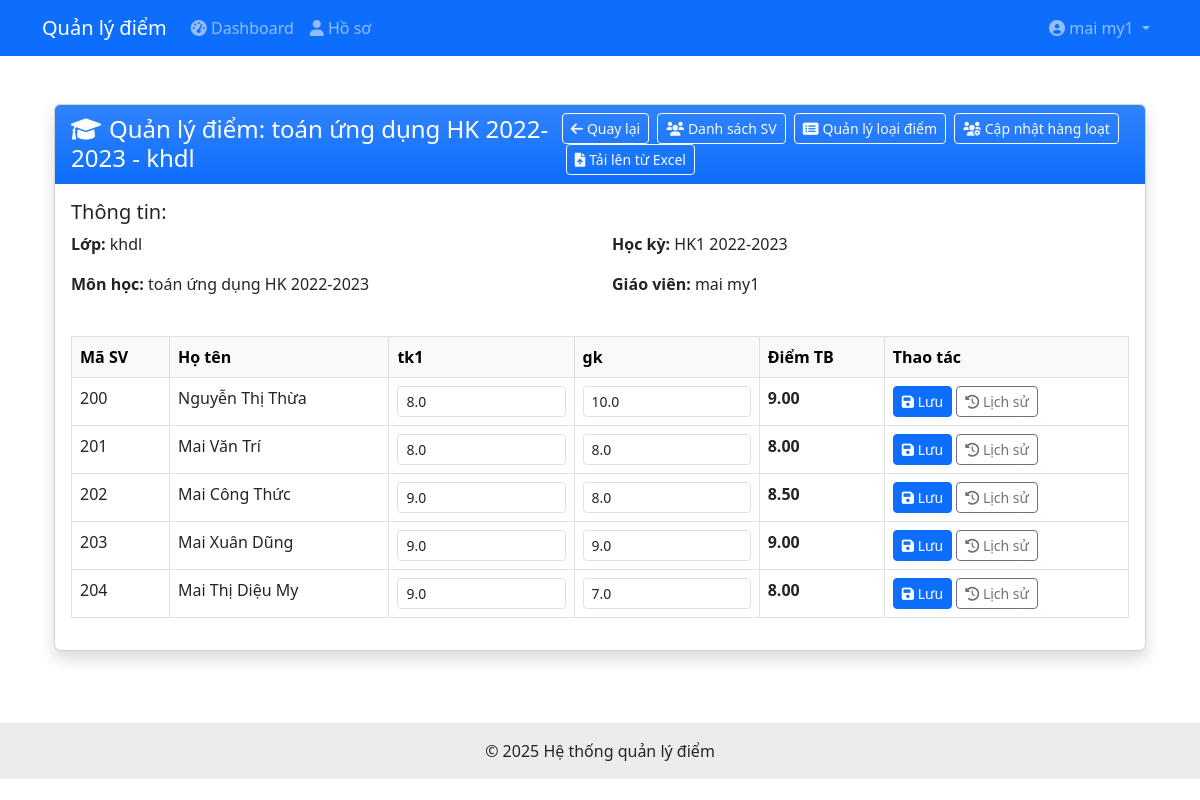
Screenshot of /teacher/assignments/1/grades/ (signed in) with the database file from the repository.
### core/models.py (models this page shows, shortened)
class TeacherAssignment(models.Model):
    teacher = models.ForeignKey(Teacher, on_delete=models.CASCADE)
    subject = models.ForeignKey(Subject, on_delete=models.CASCADE)
    classroom = models.ForeignKey(ClassRoom, on_delete=models.CASCADE)
    semester = models.ForeignKey(Semester, on_delete=models.CASCADE)
    class Meta:
        unique_together = ('teacher', 'subject', 'classroom', 'semester')

class Subject(models.Model):
    name = models.CharField(max_length=100)

class ClassRoom(models.Model):
    class_code = models.CharField(max_length=10)
    name = models.CharField(max_length=100)

class Semester(models.Model):
    name = models.CharField(max_length=50)  # e.g., "HK1 2022-2023"
    start_date = models.DateField()
    end_date = models.DateField()
    is_active = models.BooleanField(default=True)

class Teacher(models.Model):
    user = models.OneToOneField(User, on_delete=models.CASCADE)
    phone = models.CharField(max_length=15, blank=True, null=True)
    date_of_birth = models.DateField(blank=True, null=True)
    address = models.TextField(blank=True, null=True)
    is_active = models.BooleanField(default=True)

class GradeType(models.Model):
    name = models.CharField(max_length=50)  # e.g., "Điểm miệng", "Điểm 15p", "Điểm thi"

class Student(models.Model):
    student_id = models.CharField(max_length=20, unique=True)
    name = models.CharField(max_length=100)
    classroom = models.ForeignKey(ClassRoom, on_delete=models.CASCADE)

### core/views.py (the view)
# urls.py: path('teacher/assignments/<int:assignment_id>/grades/', views.class_grades, name='class_grades'),
@login_required
@user_passes_test(is_teacher)
def class_grades(request, assignment_id):
    assignment = get_object_or_404(TeacherAssignment, id=assignment_id)
    if request.user.teacher != assignment.teacher:
        messages.error(request, 'Bạn không có quyền truy cập vào trang này.')
        return redirect('teacher_dashboard')
    students = Student.objects.filter(classroom=assignment.classroom).order_by('student_id')
    grade_types = GradeType.objects.all().order_by('id')
    student_grades = {}
    for student in students:
        student_grades[student.id] = {
            'student': student,
            'grades': {}
        }
        for grade_type in grade_types:
            student_grades[student.id]['grades'][grade_type.id] = {
                'id': None,
                'value': None,
                'created_at': None,
                'updated_at': None
            }
    grades = Grade.objects.filter(
        teacher_assignment=assignment
    ).select_related('student', 'grade_type')
    for grade in grades:
        if grade.student_id in student_grades and grade.grade_type_id in student_grades[grade.student_id]['grades']:
            grade_value = str(grade.value) if grade.value is not None else ''
            student_grades[grade.student_id]['grades'][grade.grade_type_id] = {
                'id': grade.id,
                'value': grade_value,
                'created_at': grade.created_at,
                'updated_at': grade.updated_at
            }
    upload_form = GradeUploadForm()
    context = {
        'assignment': assignment,
        'students': students,
        'grade_types': grade_types,
        'student_grades': student_grades,
        'upload_form': upload_form,
    }
    return render(request, 'core/teacher/class_grades.html', context)

### core/forms.py
class GradeUploadForm(forms.Form):
    excel_file = forms.FileField(
        label='Chọn file Excel',
        widget=forms.FileInput(attrs={'class': 'form-control', 'accept': '.xlsx, .xls'})
    )
    grade_type = forms.ModelChoiceField(
        queryset=GradeType.objects.all(),
        label='Loại điểm',
        required=False,
        widget=forms.Select(attrs={'class': 'form-control'})
    )

### core/templatetags/custom_filters.py (called while the page is built)
@register.filter
def get_item(dictionary, key):
    if dictionary is None:
        return None
    try:
        result = dictionary.get(key)
        return result
    except Exception as e:
        logger.error(f"Error in get_item filter: {e}, dictionary: {type(dictionary)}, key: {key}")
        return None

@register.filter
def default_if_none(value, default=""):
    if value is None:
        return default
    return value

### core/views.py (called while the page is built)
def is_teacher(user):
    return hasattr(user, 'teacher')

### templates/core/teacher/class_grades.html (shortened to what this page needs)
{% extends 'base.html' %}
{% load custom_filters %}
{% block content %}
<div class="container py-4">
    <div class="card shadow">
        <div class="card-header bg-primary bg-gradient text-white d-flex justify-content-between align-items-center">
            <h4 class="mb-0">
                <i class="fas fa-graduation-cap me-2"></i>Quản lý điểm: {{ assignment.subject.name }} - {{ assignment.classroom.name }}
            </h4>
            <div>
                <a href="{% url 'teacher_dashboard' %}" class="btn btn-outline-light btn-sm">
                    <i class="fas fa-arrow-left me-1"></i>Quay lại
                </a>
                <a href="{% url 'teacher_class_students' assignment.id %}" class="btn btn-outline-light btn-sm ms-1">
                    <i class="fas fa-users me-1"></i>Danh sách SV
                </a>
                <a href="{% url 'manage_grade_types' assignment.id %}" class="btn btn-outline-light btn-sm ms-1">
                    <i class="fas fa-list-alt me-1"></i>Quản lý loại điểm
                </a>
                <a href="{% url 'bulk_update_grades' assignment.id %}" class="btn btn-outline-light btn-sm ms-1">
                    <i class="fas fa-users-cog me-1"></i>Cập nhật hàng loạt
                </a>
                <a href="{% url 'upload_grades' assignment.id %}" class="btn btn-outline-light btn-sm ms-1">
                    <i class="fas fa-file-upload me-1"></i>Tải lên từ Excel
                </a>
            </div>
        </div>
        <div class="card-body">
            <div class="mb-4">
                <h5>Thông tin:</h5>
                <div class="row">
                    <div class="col-md-6">
                        <p><strong>Lớp:</strong> {{ assignment.classroom.name }}</p>
                        <p><strong>Môn học:</strong> {{ assignment.subject.name }}</p>
                    </div>
                    <div class="col-md-6">
                        <p><strong>Học kỳ:</strong> {{ assignment.semester.name }}</p>
                        <p><strong>Giáo viên:</strong> {{ assignment.teacher.user.get_full_name }}</p>
                    </div>
                </div>
            </div>
            {% if students %}
                <div class="table-responsive">
                    <table class="table table-hover table-bordered">
                        <thead class="table-light">
                            <tr>
                                <th>Mã SV</th>
                                <th>Họ tên</th>
                                {% for grade_type in grade_types %}
                                    <th>{{ grade_type.name }}</th>
                                {% endfor %}
                                <th class="average-grade">Điểm TB</th>
                                <th>Thao tác</th>
                            </tr>
                        </thead>
                        <tbody>
                            {% for student in students %}
                                <tr data-student-id="{{ student.id }}">
                                    <td>{{ student.student_id }}</td>
                                    <td>{{ student.name }}</td>
                                    {% for grade_type in grade_types %}
                                        <td>
                                            {% with student_grade=student_grades|get_item:student.id|get_item:'grades'|get_item:grade_type.id %}
                                                <div class="input-group input-group-sm">
                                                    <input type="number"
                                                           class="form-control grade-input"
                                                           min="0"
                                                           max="10"
                                                           step="0.1"
                                                           value="{{ student_grade.value }}"
                                                           data-student-id="{{ student.id }}"
                                                           data-grade-type-id="{{ grade_type.id }}"
                                                           data-grade-id="{{ student_grade.id|default_if_none:'' }}"
                                                           data-original-value="{{ student_grade.value }}"
                                                           data-version="1"
                                                    >
                                                </div>
                                            {% endwith %}
                                        </td>
                                    {% endfor %}
                                    <td class="average-grade">
                                        <span class="average-value" data-student-id="{{ student.id }}">-</span>
                                    </td>
                                    <td>
                                        <button class="btn btn-sm btn-primary btn-save-row">
                                            <i class="fas fa-save"></i> Lưu
                                        </button>
                                        <button class="btn btn-sm btn-outline-secondary view-history" data-student-id="{{ student.id }}">
                                            <i class="fas fa-history"></i> Lịch sử
                                        </button>
                                    </td>
                                </tr>
                            {% endfor %}
                        </tbody>
                    </table>
                </div>
            {% else %}
                <div class="alert alert-info">
                    <i class="fas fa-info-circle me-2"></i>Không có sinh viên nào trong lớp này.
                </div>
            {% endif %}
        </div>
    </div>
</div>
{% endblock %}

### templates/base.html (shortened to what this page needs)
<!DOCTYPE html>
<html lang="vi">
<head>
    <link href="https://cdn.jsdelivr.net/npm/bootstrap@5.3.0-alpha1/dist/css/bootstrap.min.css" rel="stylesheet">
    <link rel="stylesheet" href="https://cdnjs.cloudflare.com/ajax/libs/font-awesome/6.0.0/css/all.min.css">
</head>
<body>
    <nav class="navbar navbar-expand-lg navbar-dark bg-primary">
        <div class="container">
            <a class="navbar-brand" href="{% url 'home' %}">Quản lý điểm</a>
            <div class="collapse navbar-collapse" id="navbarNav">
                <ul class="navbar-nav me-auto">
                    {% if user.is_authenticated %}
                        {% if user.is_superuser %}
                            <li class="nav-item">
                                <a class="nav-link" href="{% url 'admin_dashboard' %}">
                                    <i class="fas fa-tachometer-alt"></i> Dashboard
                                </a>
                            </li>
                            <li class="nav-item">
                                <a class="nav-link" href="{% url 'teacher_list' %}">
                                    <i class="fas fa-chalkboard-teacher"></i> Giáo viên
                                </a>
                            </li>
                            <li class="nav-item">
                                <a class="nav-link" href="{% url 'subject_list' %}">
                                    <i class="fas fa-book"></i> Môn học
                                </a>
                            </li>
                            <li class="nav-item">
                                <a class="nav-link" href="{% url 'classroom_list' %}">
                                    <i class="fas fa-school"></i> Lớp học
                                </a>
                            </li>
                            <li class="nav-item">
                                <a class="nav-link" href="{% url 'semester_list' %}">
                                    <i class="fas fa-calendar-alt"></i> Học kỳ
                                </a>
                            </li>
                            <li class="nav-item">
                                <a class="nav-link" href="{% url 'teacher_assignment_list' %}">
                                    <i class="fas fa-tasks"></i> Phân công
                                </a>
                            </li>
                        {% elif user.teacher %}
                            <li class="nav-item">
                                <a class="nav-link" href="{% url 'teacher_dashboard' %}">
                                    <i class="fas fa-tachometer-alt"></i> Dashboard
                                </a>
                            </li>
                            <li class="nav-item">
                                <a class="nav-link" href="{% url 'teacher_profile' %}">
                                    <i class="fas fa-user"></i> Hồ sơ
                                </a>
                            </li>
                        {% endif %}
                    {% endif %}
                </ul>
                <ul class="navbar-nav">
                    {% if user.is_authenticated %}
                        <li class="nav-item dropdown">
                            <a class="nav-link dropdown-toggle" href="#" id="navbarDropdown" role="button" data-bs-toggle="dropdown">
                                <i class="fas fa-user-circle"></i>
                                {% if user.first_name or user.last_name %}
                                    {{ user.first_name }} {{ user.last_name }}
                                {% else %}
                                    {{ user.username }}
                                {% endif %}
                            </a>
                        </li>
                    {% else %}
                        <li class="nav-item">
                            <a class="nav-link" href="{% url 'login' %}">
                                <i class="fas fa-sign-in-alt"></i> Đăng nhập
                            </a>
                        </li>
                    {% endif %}
                </ul>
            </div>
        </div>
    </nav>
    <main class="container mt-4">
        {% block content %}{% endblock %}
    </main>
    <footer class="bg-light text-center text-lg-start mt-5">
        <div class="text-center p-3" style="background-color: rgba(0, 0, 0, 0.05);">
            &copy; {% now "Y" %} Hệ thống quản lý điểm
        </div>
    </footer>
</body>
</html>

### templates/core/teacher/class_grades.html (style rules this page uses)
.input-group { position: relative; }
td { position: relative; }
.average-grade { background-color: #e9ecef; font-weight: bold; }

### rows the page displays
TeacherAssignment: subject.name "toán ứng dụng HK 2022-2023", classroom.name "khdl", semester.name "HK1 2022-2023", teacher.user.get_full_name "mai my1"
GradeType: name "tk1"
GradeType: name "gk"
Student: student_id "200", name "Nguyễn Thị Thừa", id "8.0", id "10.0"
Student: student_id "201", name "Mai Văn Trí", id "8.0"
Student: student_id "202", name "Mai Công Thức", id "9.0", id "8.0"
Student: student_id "203", name "Mai Xuân Dũng", id "9.0"
Student: student_id "204", name "Mai Thị Diệu My", id "9.0", id "7.0"

### other values shown
{{ user.first_name }} "mai"
{{ user.last_name }} "my1"
